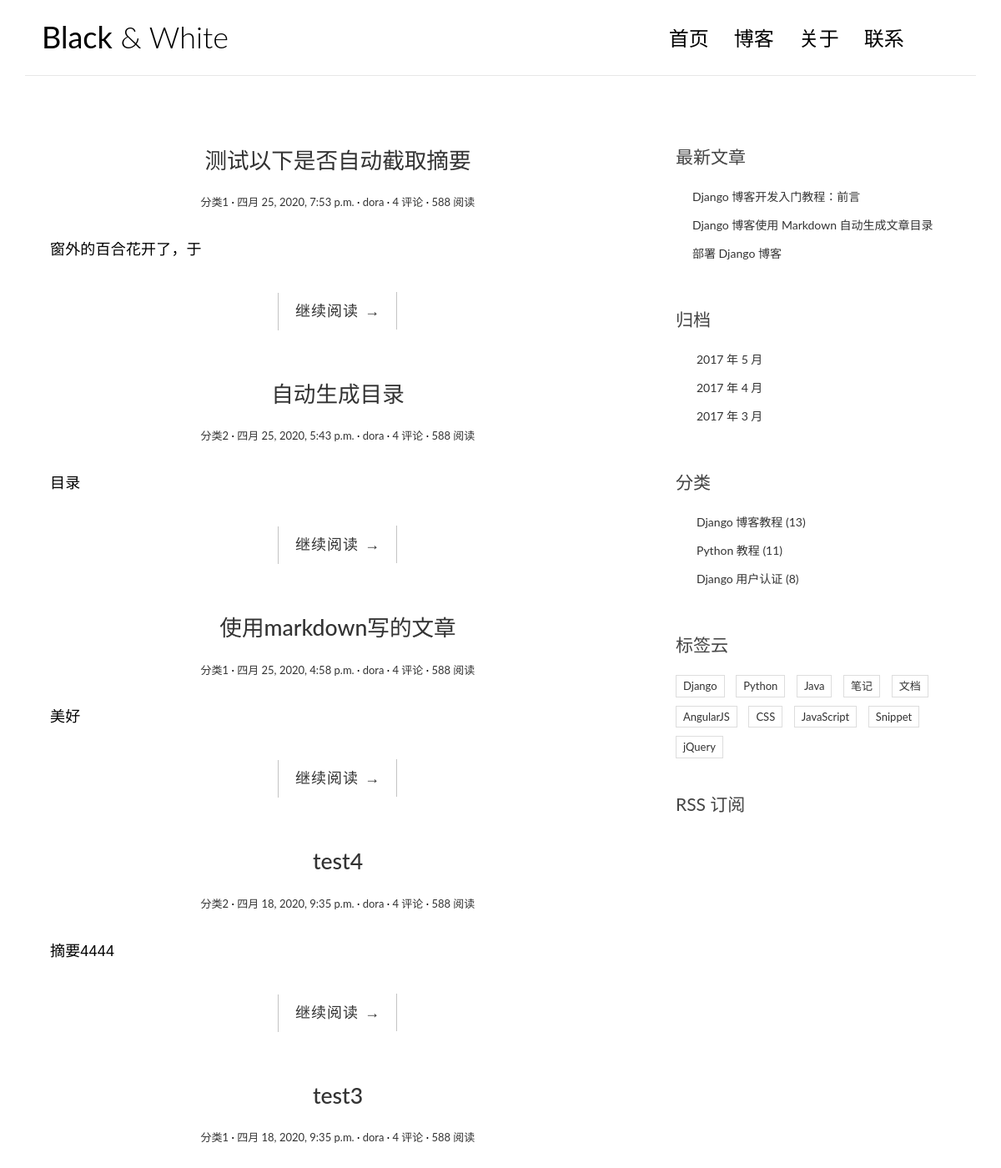
The app's page / (upper part), older data.
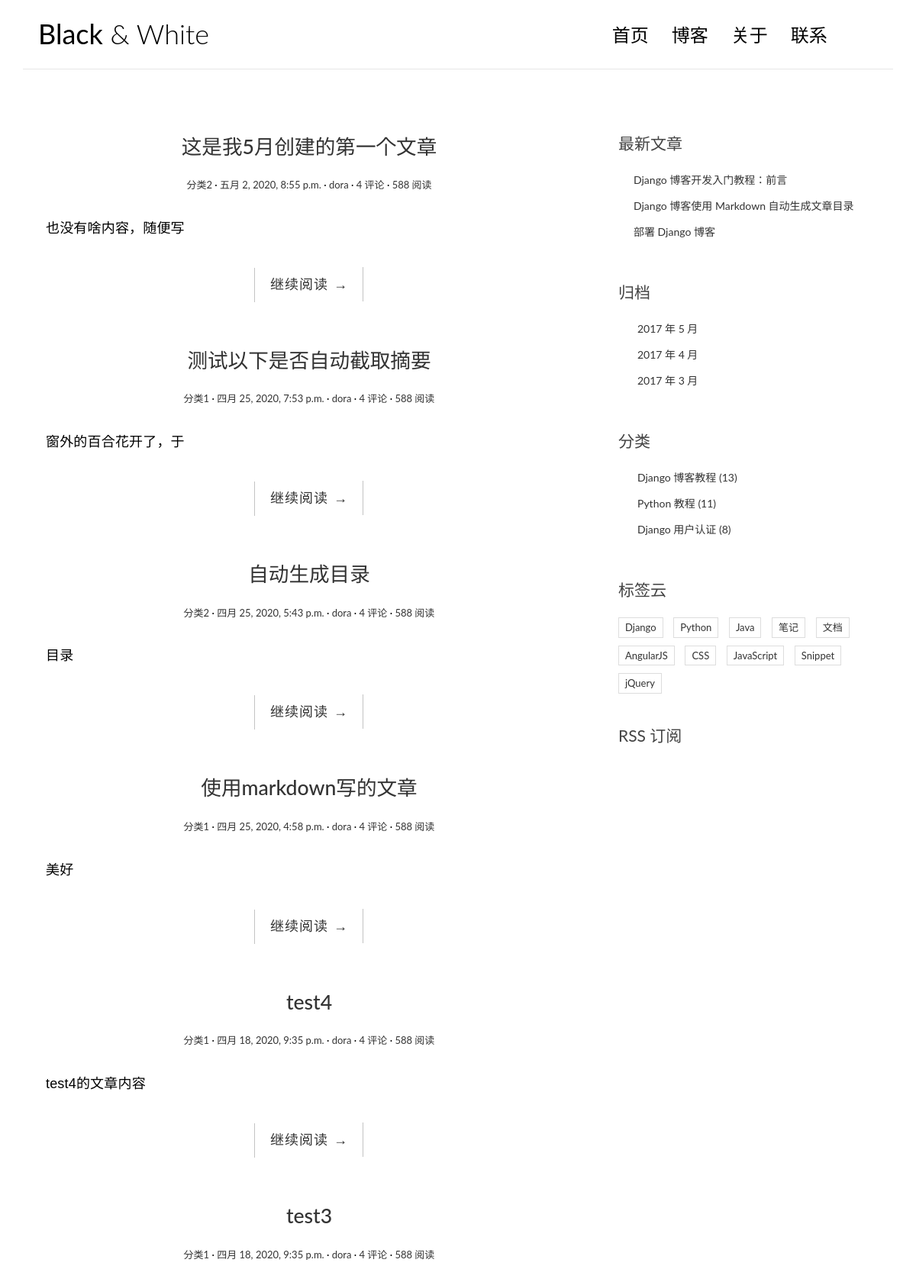
The same page, newer data.
### blog/models.py (models this page shows, shortened)
class Post(models.Model):
    title = models.CharField('标题', max_length=70)
    body = models.TextField('正文')
    created_time = models.DateTimeField('创建时间', default=timezone.now)
    modified_time = models.DateTimeField('修改时间')
    excerpt = models.CharField('摘要', max_length=200, blank=True)
    category = models.ForeignKey(Category, verbose_name='分类', on_delete=models.CASCADE)
    tags = models.ManyToManyField(Tag, verbose_name='标签', blank=True)
    author = models.ForeignKey(User, verbose_name='作者', on_delete=models.CASCADE)
    class Meta:
        verbose_name = '文章'
        verbose_name_plural = verbose_name

class Category(models.Model):
    name = models.CharField(max_length=100)
    class Meta:
        verbose_name = '分类'
        verbose_name_plural = verbose_name

### blog/views.py (the view)
# urls.py: path('', views.index, name='index'),
def index(request):
    post_list = Post.objects.all().order_by('-created_time')
    return render(request, 'blog/index.html', context={'post_list': post_list})

### templates/blog/index.html (shortened to what the changed rows need)
<!DOCTYPE html>
<html>
{% load static %}
<head>
    <link rel="stylesheet" href="http://code.ionicframework.com/ionicons/2.0.1/css/ionicons.min.css">
    <link rel="stylesheet" href="{% static 'blog/css/bootstrap.min.css' %}">
    <link rel="stylesheet" href="{% static 'blog/css/pace.css' %}">
    <link rel="stylesheet" href="{% static 'blog/css/custom.css' %}">
</head>
<body>
<div class="container">
    <header id="site-header">
        <div class="row">
            <div class="col-md-4 col-sm-5 col-xs-8">
                <div class="logo">
                    <h1><a href="index.html"><b>Black</b> &amp; White</a></h1>
                </div>
            </div>
        </div>
    </header>
</div>
<div class="content-body">
    <div class="container">
        <div class="row">
            <main class="col-md-8">
                {% for post in post_list %}
                    <article class="post post-{{ post.pk }}">
                        <header class="entry-header">
                            <h1 class="entry-title">
                                <a href="single.html">{{ post.title }}</a>
                            </h1>
                            <div class="entry-meta">
                                <span class="post-category"><a href="#">{{ post.category.name}}</a></span>
                                <span class="post-date"><a href="#"><time class="entry-date"
                                                                          datetime="{{ post.create_time}}">{{ post.created_time }}</time></a></span>
                                <span class="post-author"><a href="#">{{ post.author }}</a></span>
                                <span class="comments-link"><a href="#">4 评论</a></span>
                                <span class="views-count"><a href="#">588 阅读</a></span>
                            </div>
                        </header>
                        <div class="entry-content clearfix">
                            <p>{{ post.excerpt}}</p>
                            <div class="read-more cl-effect-14">
                                <a href="#" class="more-link">继续阅读 <span class="meta-nav">→</span></a>
                            </div>
                        </div>
                    </article>
                {% empty %}
                    <div class="no-post">暂时还没有发布的文章！</div>
                {% endfor %}
            </main>
        </div>
    </div>
</div>
</body>
</html>

Row changes from the older to the newer data that the page shows:
added Post: title "这是我5月创建的第一个文章", category.name "分类2", created_time "五月 2, 2020, 8:55 p.m.", author "dora", excerpt "也没有啥内容，随便写"
changed Post "test4": category.name "分类2" → "分类1"; excerpt "摘要4444" → "test4的文章内容"
